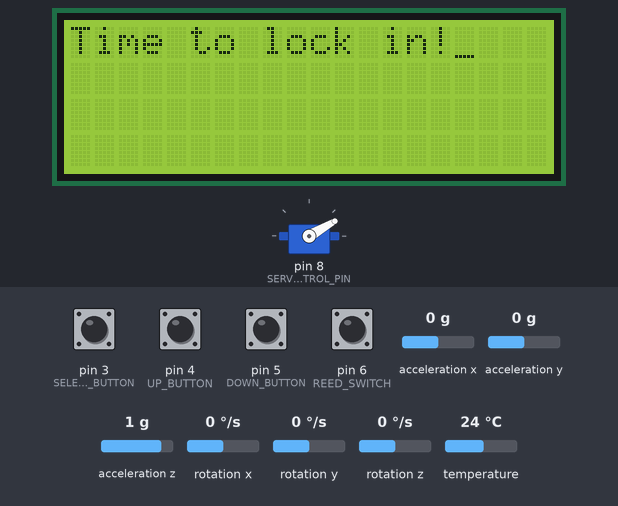
Bench run of a program on a simulated Arduino Nano, built with avr-gcc and run on an emulated ATmega328P. Parts: servo, 20×4 character LCD. Inputs (shaded band) come from the test bench; at power-on: pin 3 (SELECT_BUTTON), pin 4 (UP_BUTTON), pin 5 (DOWN_BUTTON), pin 6 (REED_SWITCH) HIGH, acceleration x 0 g, acceleration y 0 g, acceleration z 1 g, rotation x 0 °/s, rotation y 0 °/s, rotation z 0 °/s, temperature 24 °C. What the program prints to the serial monitor is not drawn.

Above: at 2.8 s.
2.9 s: pin 3 (SELECT_BUTTON) pulled LOW for 0.15 s
At 3.9 s:
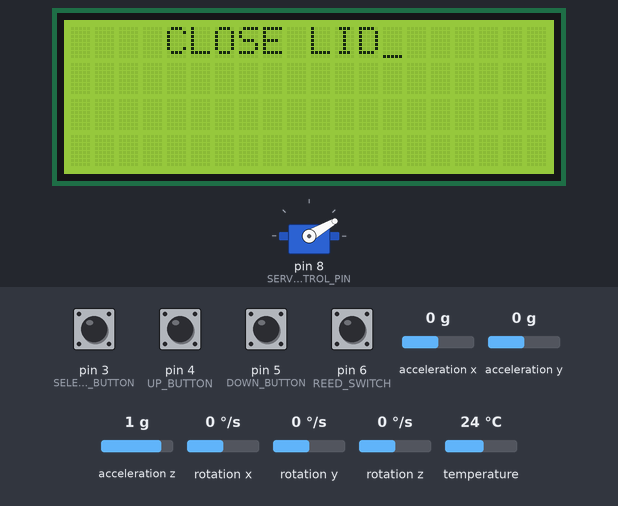
4.5 s: pin 6 (REED_SWITCH) pulled LOW for 0.15 s
At 4.76 s:
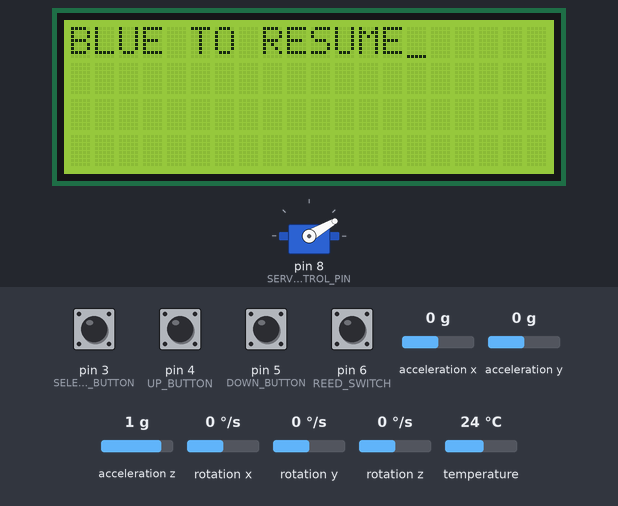
9.3 s: pin 6 (REED_SWITCH) pulled LOW for 1 s
Timing chart, 0 to 12.3 s (numbered marks = the images above; inputs shaded):
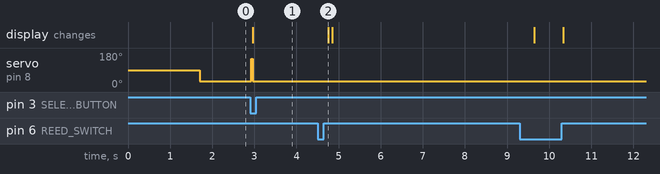

The program:

main.cpp
```cpp
#include <Arduino.h>
#include <Servo.h>
#include <Wire.h>  // I2C
#include <LiquidCrystal_I2C.h> // LCD
#include <Adafruit_MPU6050.h>
#include <Adafruit_Sensor.h>

// ----------- PINS / OBJECTS -----------------------------
Servo servo;  // create servo object to control a servo
LiquidCrystal_I2C lcd(0x27,20,4);  // set the LCD address to 0x27 for a 16 chars and 2 line display
Adafruit_MPU6050 mpu; // MPU6050

#define SERVO_CONTROL_PIN 8
#define SELECT_BUTTON 3
#define UP_BUTTON 4
#define DOWN_BUTTON 5
#define REED_SWITCH 6

// button intialization
bool select_button_state = 0, up_button_state = 0, down_button_state = 0, reed_sw_state = 0;
bool select_button_delay = 0, up_button_delay = 0, down_button_delay = 0;
unsigned long last_debounce_time;

unsigned int DEBOUNCE_TIME = 100;

// ----------------- VARIABLES ---------------------------
//servo
int pos = 0;
int LOCKED_POS = 150;
int UNLOCKED_POS = 30;

// selection
unsigned int LOCK_TIME_INTERVAL = 900; // in seconds (15 mins)

// timing
unsigned long now = 0;
unsigned long last_print = 0;

// timer
unsigned volatile int lock_time_s = 900; // seconds
unsigned long lock_time_start;
unsigned long time_left;
unsigned long elapsed;

unsigned int time_disp_s, time_disp_mins, time_disp_hrs;

//display
char lcd_buffer[16];
bool update_lcd = false;

// --------- VIBRATION DETECT stuff -----------
float a_z; // we are only using z-accel
unsigned long last_IMU_update = 0;
bool vib_detect_enable = false; // servo causes vibration

// adjustment/filter
float z_DRIFT_CORRECTION = 0;
float z_baseline = 0;
const float HP_COEFF = 0.10;  // high-pass filter

//RMS
float running_sum = 0;
float mean = 0;
float RMS = 0;

const int RMS_SAMPLES = 50;
int rms_counter = 0;

// thresholds & sliding window :O
const float THRESHOLD_HIGH = 0.50;
const float THRESHOLD_LOW = 0.40;

const int WINDOW = 30;
const int REQUIRED = 24;

bool history[WINDOW] = {0}; // sliding list of bools
int history_index = 0;
int vibration_ct = 0;

bool vibration_detected = false; // final result
unsigned long stabilization_start = 0;


// ---------- FUNCTION DECLARATIONS -------
bool servo_lock(int target_pos);
bool rising_edge_detect(bool button_state, bool carry_state);
void calc_display_times(unsigned long input_time_s);
void reset_all_timer_vars();
void update_accels();
void calibrate_IMU();
bool vibration_detect();
void setup_IMU();
void reset_all_vibration_vars();

// ---------------- FSM SETUP ----------------
enum FSM_States {
  IDLE,
  LOCKED,
  TAMPER, // timer not completed & lid open
  PAUSE   // timer not completed & lid closed, wait for resume
};

FSM_States state = IDLE;

// ----------------- SETUP -------------------
void setup() {
  Serial.begin(9600);

  // Servo
  servo.attach(SERVO_CONTROL_PIN);  // attaches the servo on pin 9 to the servo object

  // Button + reed switch inputs
  pinMode(SELECT_BUTTON, INPUT_PULLUP);
  pinMode(UP_BUTTON, INPUT_PULLUP);
  pinMode(DOWN_BUTTON, INPUT_PULLUP);
  pinMode(REED_SWITCH, INPUT_PULLUP);

  // LCD
  lcd.init();
  lcd.backlight();
  lcd.cursor();

  lcd.setCursor(0, 0);
  lcd.print("Time to lock in!");

  //IMU
  setup_IMU();
}

// --------------- LOOP --------------------
bool sec_tick = false;
unsigned long last_sec_update = 0;

void loop() {

  // ------------------- UPDATES ------------------
  now = millis();
  update_lcd = false;
  sec_tick = false;

  vib_detect_enable = (state == LOCKED) && (now - stabilization_start > 300);

  if (now - last_sec_update >= 1000){
    sec_tick = true;
    last_sec_update = now;
  }

  // debug prints
  if (millis() - last_print >= 200){
    Serial.print("State: ");
    Serial.print(state);
    Serial.print("| Servo Position: ");
    Serial.print(pos);
    //Serial.print("| Start time: ");
    //Serial.print(lock_time_start);
    Serial.print("| Lock Time: " );
    Serial.print(lock_time_s);
    //Serial.print("| seconds_left: " );
    //Serial.print(time_left);
    Serial.print("| " );
    Serial.print(time_disp_mins);
    Serial.print(" : " );
    Serial.print(time_disp_s);
    Serial.print("| Reed Switch" );
    Serial.print(reed_sw_state);
    Serial.print("| Vibration: " );
    Serial.print(vibration_detected);
    Serial.print("| V_en: " );
    Serial.print(vib_detect_enable);
    Serial.print("| RMS: " );
    Serial.print(RMS);
    Serial.print("| vibration ct " );
    Serial.print(vibration_ct);
    //Serial.print("history " );
    //Serial.print(history);
    Serial.println();

    last_print = now;
  }

  // button states (going through debounce + edge detect)
  if ( (now - last_debounce_time) > DEBOUNCE_TIME) {
    // INPUT_PULLUP --> reverse state
    bool select_raw = !digitalRead(SELECT_BUTTON);
    bool down_raw = !digitalRead(DOWN_BUTTON);
    bool up_raw = !digitalRead(UP_BUTTON);

    // detect a new button press
    select_button_state = rising_edge_detect(select_raw, select_button_delay);
    down_button_state = rising_edge_detect(down_raw, down_button_delay);
    up_button_state = rising_edge_detect(up_raw, up_button_delay);

    // save the raw states for the next iteration
    select_button_delay = select_raw;
    down_button_delay = down_raw;
    up_button_delay = up_raw;

    reed_sw_state = !digitalRead(REED_SWITCH);

    last_debounce_time = now;
  }

  if ( (now - last_IMU_update) > 10 && vib_detect_enable){
    update_accels();
    vibration_detected = (vibration_detect());
  } else {
    reset_all_vibration_vars();
  }

  // ----------------------- FSM -------------------------

  switch (state){
    case IDLE:
      if (servo_lock(UNLOCKED_POS)){ // wait for it to finish unlocking

        // whenever SELECT_BUTTON is pressed, lock
        if (select_button_state){
          time_left = lock_time_s;
          select_button_state = false;

          stabilization_start = now;
          state = LOCKED;
        }

        // time selection
        if (down_button_state) {
          lock_time_s = (lock_time_s < LOCK_TIME_INTERVAL)? 0 : lock_time_s - LOCK_TIME_INTERVAL; // no negative time lol
          down_button_state = false;

          calc_display_times(lock_time_s);
          snprintf(lcd_buffer, sizeof(lcd_buffer), "    %02d:%02d:%02d", time_disp_hrs, time_disp_mins, time_disp_s);
          update_lcd = true;
        }

        if (up_button_state){
          lock_time_s = lock_time_s + LOCK_TIME_INTERVAL;
          up_button_state = false;

          calc_display_times(lock_time_s);
          snprintf(lcd_buffer, sizeof(lcd_buffer), "    %02d:%02d:%02d", time_disp_hrs, time_disp_mins, time_disp_s);
          update_lcd = true;
        }

      }
      break;

    case LOCKED:
      if (servo_lock(LOCKED_POS)){ // wait for it to finish locking
        unsigned long old_time_left = time_left;
        time_left = (sec_tick)? time_left - 1:time_left;

        // re-calculating timer things
        if (time_left <= 0){ // timer is finished
            reset_all_timer_vars();
            snprintf(lcd_buffer, sizeof(lcd_buffer), "TIME TO LOCK IN");
            state = IDLE; // yippee :>
        } else {
            calc_display_times(time_left);
        }

        // LCD updates only when time changes
        if (old_time_left != time_left){
          snprintf(lcd_buffer, sizeof(lcd_buffer), "    %02d:%02d:%02d", time_disp_hrs, time_disp_mins, time_disp_s);
          update_lcd = true;
        }

        // tamper detection
        if (!reed_sw_state){
          snprintf(lcd_buffer, sizeof(lcd_buffer), "    CLOSE LID");
          update_lcd = true;
          state = TAMPER;
        }

        // "phone call" vibration detection
        if (vibration_detected){
          snprintf(lcd_buffer, sizeof(lcd_buffer), "BLUE TO RESUME");
          update_lcd = true;
          state = PAUSE;
        }
      }

      break;

    case TAMPER:
        if (servo_lock(UNLOCKED_POS)){ // servo should be unlocked so that you can put the lid back down
            if (reed_sw_state){ // box is closed again, allow to resume

              delay(200); // a bit glitchy
              snprintf(lcd_buffer, sizeof(lcd_buffer), "BLUE TO RESUME");
              update_lcd = true;
              state = PAUSE;
            } else {
              state = TAMPER;
            }
        }
      break;

    case PAUSE:
        if (servo_lock(UNLOCKED_POS)){

          if (reed_sw_state){
            if (select_button_state){ // go back to LOCKED once middle button is pressed
              delay(200);
              stabilization_start = now;
              state = LOCKED;
            } else {
              state = PAUSE;
            }
          } else { // if lid is opened again, go back to TAMPER :P
            snprintf(lcd_buffer, sizeof(lcd_buffer), "    CLOSE LID");
            update_lcd = true;
            state = TAMPER;
          }
        }
      break;

    default: state = IDLE;
  }


  // LCD update (whenever something changes)
  if (update_lcd){
    lcd.setCursor(0,0);
    lcd.print("                    ");  // clear line
    lcd.setCursor(0,0);
    lcd.print(lcd_buffer);
  }
}

// ------------ FUNCTIONS -----------------


// edge detect (buttons should only register once)
bool rising_edge_detect(bool button_state, bool carry_state){

    //if the state switches from low to high, there is a rising edge
    if (carry_state == 0 && button_state == 1){
        return true;
    }
    return false;
}

// controls servo angle (lock)
bool servo_lock(int target_pos){
  if (pos == target_pos){
    return true;
  }

  // write in increments
  pos = (target_pos > pos)? (pos + 1):(pos - 1);
  servo.write(pos);
  return false;
}

void calc_display_times(unsigned long input_time_s){
  time_disp_hrs = (input_time_s / 60) / 60;
  time_disp_mins = (input_time_s / 60) % 60;
  time_disp_s = input_time_s % 60;
}

void reset_all_timer_vars(){
  lock_time_s = 0;
  lock_time_start = 0;
  time_left = 0;
  time_disp_s = 0;
  time_disp_mins = 0;
  time_disp_hrs = 0;
  elapsed = 0;
}

// for vibration detection

//functions

void calibrate_IMU(){
  const int samples = 200;

  float z = 0;

  for (int i = 0; i < samples; i++) {
      sensors_event_t a, g, temp;
      mpu.getEvent(&a, &g, &temp);

      z = a.acceleration.y;

      z_DRIFT_CORRECTION += z;

      delay(5);
  }
  z_DRIFT_CORRECTION /= samples;
  }

void setup_IMU() {
  // Try to initialize!
  if (!mpu.begin()) {
    Serial.println("Failed to find MPU6050 chip");
    while (1) {
      delay(10);
    }
  }
  Serial.println("MPU6050 Found!");

  mpu.setAccelerometerRange(MPU6050_RANGE_2_G);
  mpu.setGyroRange(MPU6050_RANGE_500_DEG);
  mpu.setFilterBandwidth(MPU6050_BAND_260_HZ);

  Serial.println("Calibrating...");
  calibrate_IMU();
  Serial.println("Z DRIFT CORRECTION: ");
  Serial.print(z_DRIFT_CORRECTION);

  Serial.println();

  delay(100);
}

// update acceleration values
void update_accels(){
  sensors_event_t a, g, temp;
  mpu.getEvent(&a, &g, &temp);

  a_z = a.acceleration.y - z_DRIFT_CORRECTION;

  // high-pass filter (gets rid of *gravity* :>)
  z_baseline += HP_COEFF * (a_z - z_baseline);
  float z_hp = a_z - z_baseline;

  rms_counter += 1;
  running_sum += sq(z_hp);

  if (rms_counter >= RMS_SAMPLES){
    mean = running_sum / RMS_SAMPLES;
    RMS = sqrt(mean);
    rms_counter = 0;
    running_sum = 0;
  }
}

// if 8/10 of the last RMS readings are above the threshold (400/500ms), vibration is detected!!!
bool vibration_detect(){
  bool vib_in_range = (RMS < THRESHOLD_HIGH && RMS > THRESHOLD_LOW);

  // remove oldest sample
  if (history[history_index]){
      vibration_ct--;
  }

  // store new sample
  history[history_index] = vib_in_range;

  if (vib_in_range)
      vibration_ct++;

  // increment and wrap-around if needed
  history_index = (history_index + 1) % WINDOW;

  // the result!
  return (vibration_ct >= REQUIRED);
}

void reset_all_vibration_vars(){
  running_sum = 0;
  rms_counter = 0;
  RMS = 0;

  memset(history, 0, sizeof(history));
  vibration_ct = 0;
  history_index = 0;

  vibration_detected = false;
}
```

Measured:
- after the input at 2.9 s, servo on pin 8 (SERVO_CONTROL_PIN): 30° → 31° at once, → 150° 0.02 s later, → 30° 0.04 s later; the display: changes after 0.06 s (image 1)
- after the input at 4.5 s, the display: changes after 0.26 s (image 2)
